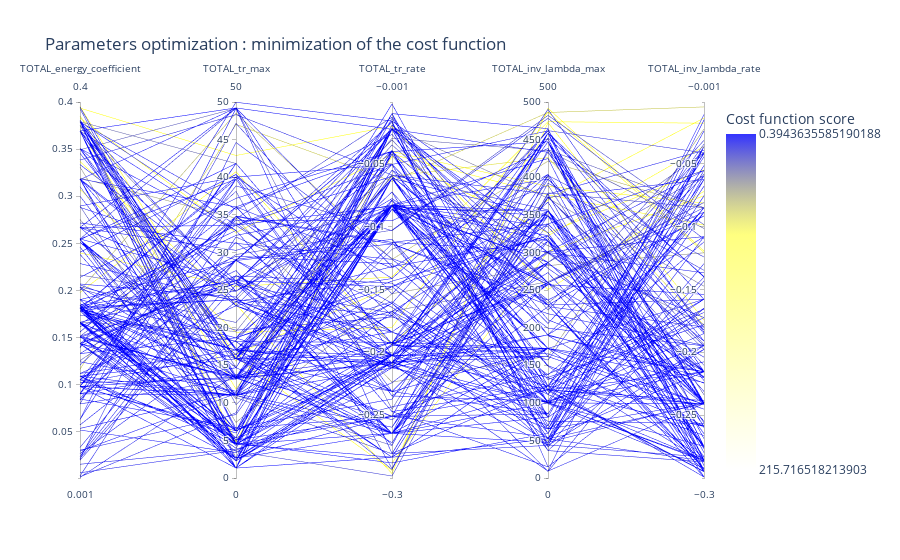

The notebook cell saved with this chart:
### Code cell
fig = viewer.parallel_coordinates(1000, unselected_opacity=0)
fig

### Figure 1 — Plotly figure (JSON) as saved in the notebook; plotly's stock layout.template omitted (floating-point values rounded to 4 significant figures; data arrays with more than 128 entries replaced by an {"elided": "..."} marker saying what was removed)
{"data": [{"dimensions": [{"label": "TOTAL_energy_coefficient", "range": [0.001, 0.4], "values": {"elided": "431 float values"}}, {"label": "TOTAL_tr_max", "range": [0, 50], "values": {"elided": "431 float values"}}, {"label": "TOTAL_tr_rate", "range": [-0.3, -0.001], "values": {"elided": "431 float values"}}, {"label": "TOTAL_inv_lambda_max", "range": [0, 500], "values": {"elided": "431 float values"}}, {"label": "TOTAL_inv_lambda_rate", "range": [-0.3, -0.001], "values": {"elided": "431 float values"}}], "line": {"color": {"elided": "431 float values"}, "colorbar": {"tickmode": "array", "ticktext": [0.3944, 215.7], "tickvals": [-0.3944, -215.7], "title": {"text": "Cost function score"}}, "colorscale": [[0, "rgba(0, 0, 255, 0.8)"], [0.3, "rgba(255,255,0,0.5)"], [1, "rgba(255,255,0,0.0)"]], "reversescale": true, "showscale": true}, "type": "parcoords", "unselected": {"line": {"opacity": 0}}}], "layout": {"coloraxis": {"colorbar": {"title": {"text": "Fitness"}}}, "title": {"text": "Parameters optimization : minimization of the cost function"}}}
